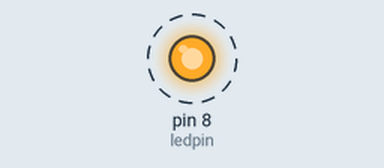
A sketch run on a simulated Arduino Uno, built with avr-gcc and run on an emulated ATmega328P. Shown: output pins drawn as LEDs (lit = HIGH). Dashed ring = blinking. What the sketch prints to the serial monitor is not drawn.

Above: at 0.5 s.
Timing chart, 0 to 4.7 s (numbered marks = the images above):
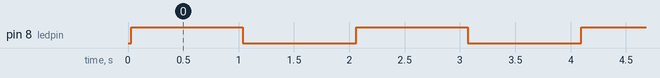

Measured:
- by itself, pin 8 (ledpin): alternates HIGH for 1.0 s and LOW for 1.0 s

The sketch:

CounterAssignment.ino
```cpp
int i= 1 ;
int ledpin = 8;
void setup() {
  Serial.begin(9600);
  pinMode(ledpin,OUTPUT);
  }
  void loop() {
  count();
  }
    void count(){
    for(i=1;i<=10;i++){
    Serial.print("Count=");
    Serial.println(i);
    }
    digitalWrite(ledpin,HIGH);
      Serial.println("LED ON");
      delay(1000);
      digitalWrite(ledpin,LOW);
      Serial.println("LED OFF");
      delay(1000);
    }
```
